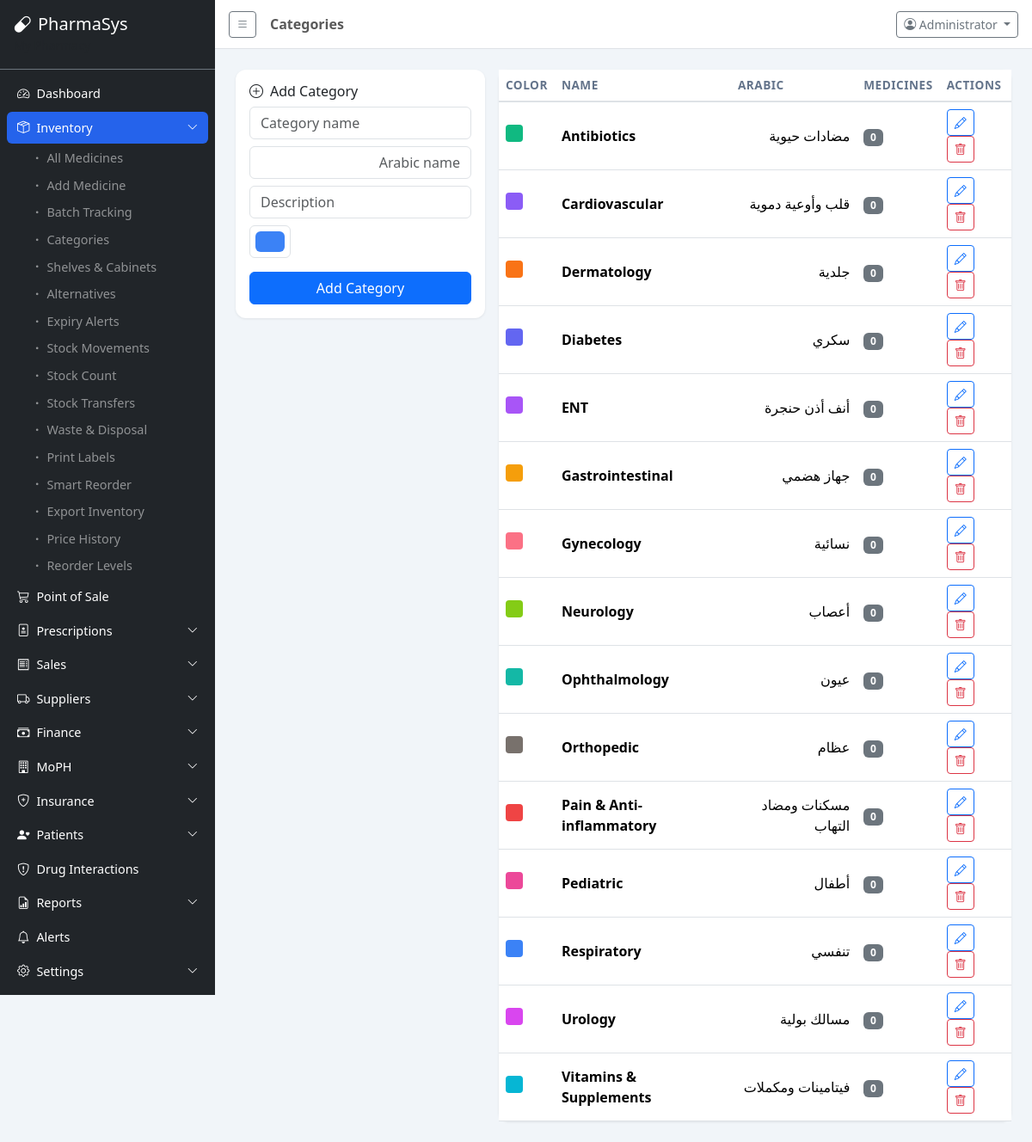
Page /modules/inventory/categories.php (signed in) on the committed database.
### tables this page shows
CREATE TABLE categories (
    id INT AUTO_INCREMENT PRIMARY KEY,
    name VARCHAR(100) NOT NULL,
    name_ar VARCHAR(100),
    description TEXT,
    color VARCHAR(7) DEFAULT '#3B82F6',
    created_at TIMESTAMP DEFAULT CURRENT_TIMESTAMP,
    updated_at TIMESTAMP DEFAULT CURRENT_TIMESTAMP ON UPDATE CURRENT_TIMESTAMP
);

### includes/functions.php (called while the page is built, shortened)
<?php
function sanitize($input) {
    return htmlspecialchars(trim($input), ENT_QUOTES, 'UTF-8');
}

### modules/inventory/categories.php (the view, shortened to what this page needs)
<?php
require_once __DIR__ . '/../../includes/header.php';
$db = getDB();
$categories = $db->query("SELECT c.*, COUNT(m.id) as medicine_count FROM categories c LEFT JOIN medicines m ON c.id = m.category_id AND m.is_active = 1 GROUP BY c.id ORDER BY c.name")->fetchAll();
?>
<div class="row g-3">
    <div class="col-lg-4">
        <div class="card p-3">
            <h6><i class="bi bi-plus-circle me-2"></i>Add Category</h6>
            <form method="POST">
                <div class="mb-2"><input type="text" class="form-control" name="name" placeholder="Category name" required></div>
                <div class="mb-2"><input type="text" class="form-control" name="name_ar" placeholder="Arabic name" dir="rtl"></div>
                <div class="mb-2"><input type="text" class="form-control" name="description" placeholder="Description"></div>
                <div class="mb-3"><input type="color" class="form-control form-control-color" name="color" value="#3B82F6"></div>
                <button type="submit" name="add" value="1" class="btn btn-primary w-100">Add Category</button>
            </form>
        </div>
    </div>
    <div class="col-lg-8">
        <div class="card">
            <div class="table-responsive">
                <table class="table table-hover align-middle mb-0">
                    <thead><tr><th>Color</th><th>Name</th><th>Arabic</th><th>Medicines</th><th>Actions</th></tr></thead>
                    <tbody>
                        <?php foreach ($categories as $cat): ?>
                        <tr>
                            <td><span style="display:inline-block;width:20px;height:20px;border-radius:4px;background:<?= $cat['color'] ?>"></span></td>
                            <td><strong><?= sanitize($cat['name']) ?></strong></td>
                            <td dir="rtl"><?= sanitize($cat['name_ar'] ?? '') ?></td>
                            <td><span class="badge bg-secondary"><?= $cat['medicine_count'] ?></span></td>
                            <td>
                                <button class="btn btn-sm btn-outline-primary" data-bs-toggle="modal" data-bs-target="#editCat<?= $cat['id'] ?>"><i class="bi bi-pencil"></i></button>
                                <?php if ($cat['medicine_count'] == 0): ?>
                                <a href="?delete=<?= $cat['id'] ?>" class="btn btn-sm btn-outline-danger" data-confirm="Delete this category?"><i class="bi bi-trash"></i></a>
                                <?php endif; ?>
                            </td>
                        </tr>
                        <?php endforeach; ?>
                    </tbody>
                </table>
            </div>
        </div>
    </div>
</div>
<?php require_once __DIR__ . '/../../includes/footer.php'; ?>

### assets/css/style.css (style rules this page uses)
:root { --sidebar-width: 250px; --primary: #2563EB; --primary-dark: #1D4ED8; --success: #059669; --warning: #D97706; --danger: #DC2626; --info: #0891B2; }
body { font-family: 'Segoe UI', system-ui, -apple-system, sans-serif; background: #F1F5F9; min-height: 100vh; }
.card { border: none; border-radius: 12px; box-shadow: 0 1px 3px rgba(0,0,0,0.08); transition: box-shadow 0.2s; }
.table th { font-weight: 600; font-size: 0.85rem; text-transform: uppercase; color: #64748B; letter-spacing: 0.5px; border-bottom-width: 2px; }

### rows in the picture
categories: name "Antibiotics", name_ar "مضادات حيوية", medicine_count "0"
categories: name "Cardiovascular", name_ar "قلب وأوعية دموية", medicine_count "0"
categories: name "Dermatology", name_ar "جلدية", medicine_count "0"
categories: name "Diabetes", name_ar "سكري", medicine_count "0"
categories: name "ENT", name_ar "أنف أذن حنجرة", medicine_count "0"
categories: name "Gastrointestinal", name_ar "جهاز هضمي", medicine_count "0"
categories: name "Gynecology", name_ar "نسائية", medicine_count "0"
categories: name "Neurology", name_ar "أعصاب", medicine_count "0"
categories: name "Ophthalmology", name_ar "عيون", medicine_count "0"
categories: name "Orthopedic", name_ar "عظام", medicine_count "0"
categories: name "Pain & Anti-inflammatory", name_ar "مسكنات ومضاد التهاب", medicine_count "0"
categories: name "Pediatric", name_ar "أطفال", medicine_count "0"
categories: name "Respiratory", name_ar "تنفسي", medicine_count "0"
categories: name "Urology", name_ar "مسالك بولية", medicine_count "0"
categories: name "Vitamins & Supplements", name_ar "فيتامينات ومكملات", medicine_count "0"

### other values in the picture
APP_NAME "PharmaSys"
$item['label'] "Dashboard"
$item['label'] "Inventory"
$child['label'] "All Medicines"
$child['label'] "Add Medicine"
$child['label'] "Batch Tracking"
$child['label'] "Categories"
$child['label'] "Shelves & Cabinets"
$child['label'] "Alternatives"
$child['label'] "Expiry Alerts"
$child['label'] "Stock Movements"
$child['label'] "Stock Count"
$child['label'] "Stock Transfers"
$child['label'] "Waste & Disposal"
$child['label'] "Print Labels"
